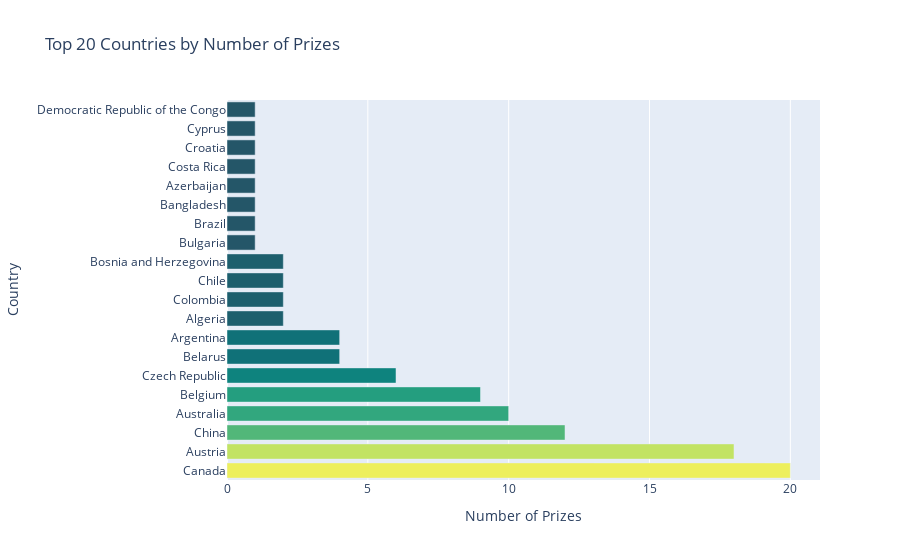

Notebook code for this chart:
### Code cell
import plotly.express as px

fig = px.bar(
    top20_countries,
    x='prize',
    y='birth_country_current',
    orientation='h',
    title='Top 20 Countries by Number of Prizes',
    labels={'prize': 'Number of Prizes', 'birth_country_current': 'Country'},
    color='prize',
    color_continuous_scale='Aggrnyl'
)

fig.update_layout(coloraxis_showscale=False)
fig.show()

### Figure 1 — Plotly figure (JSON) as saved in the notebook; plotly's stock layout.template omitted (floating-point values rounded to 4 significant figures)
{"data": [{"hovertemplate": "Number of Prizes=%{marker.color}<br>Country=%{y}<extra></extra>", "legendgroup": "", "marker": {"color": [20, 18, 12, 10, 9, 6, 4, 4, 2, 2, 2, 2, 1, 1, 1, 1, 1, 1, 1, 1], "coloraxis": "coloraxis", "pattern": {"shape": ""}}, "name": "", "orientation": "h", "showlegend": false, "textposition": "auto", "type": "bar", "x": [20, 18, 12, 10, 9, 6, 4, 4, 2, 2, 2, 2, 1, 1, 1, 1, 1, 1, 1, 1], "xaxis": "x", "y": ["Canada", "Austria", "China", "Australia", "Belgium", "Czech Republic", "Belarus", "Argentina", "Algeria", "Colombia", "Chile", "Bosnia and Herzegovina", "Bulgaria", "Brazil", "Bangladesh", "Azerbaijan", "Costa Rica", "Croatia", "Cyprus", "Democratic Republic of the Congo"], "yaxis": "y"}], "layout": {"barmode": "relative", "coloraxis": {"colorbar": {"title": {"text": "Number of Prizes"}}, "colorscale": [[0, "rgb(36, 86, 104)"], [0.1667, "rgb(15, 114, 121)"], [0.3333, "rgb(13, 143, 129)"], [0.5, "rgb(57, 171, 126)"], [0.6667, "rgb(110, 197, 116)"], [0.8333, "rgb(169, 220, 103)"], [1, "rgb(237, 239, 93)"]], "showscale": false}, "legend": {"tracegroupgap": 0}, "title": {"text": "Top 20 Countries by Number of Prizes"}, "xaxis": {"anchor": "y", "domain": [0, 1], "title": {"text": "Number of Prizes"}}, "yaxis": {"anchor": "x", "domain": [0, 1], "title": {"text": "Country"}}}}
